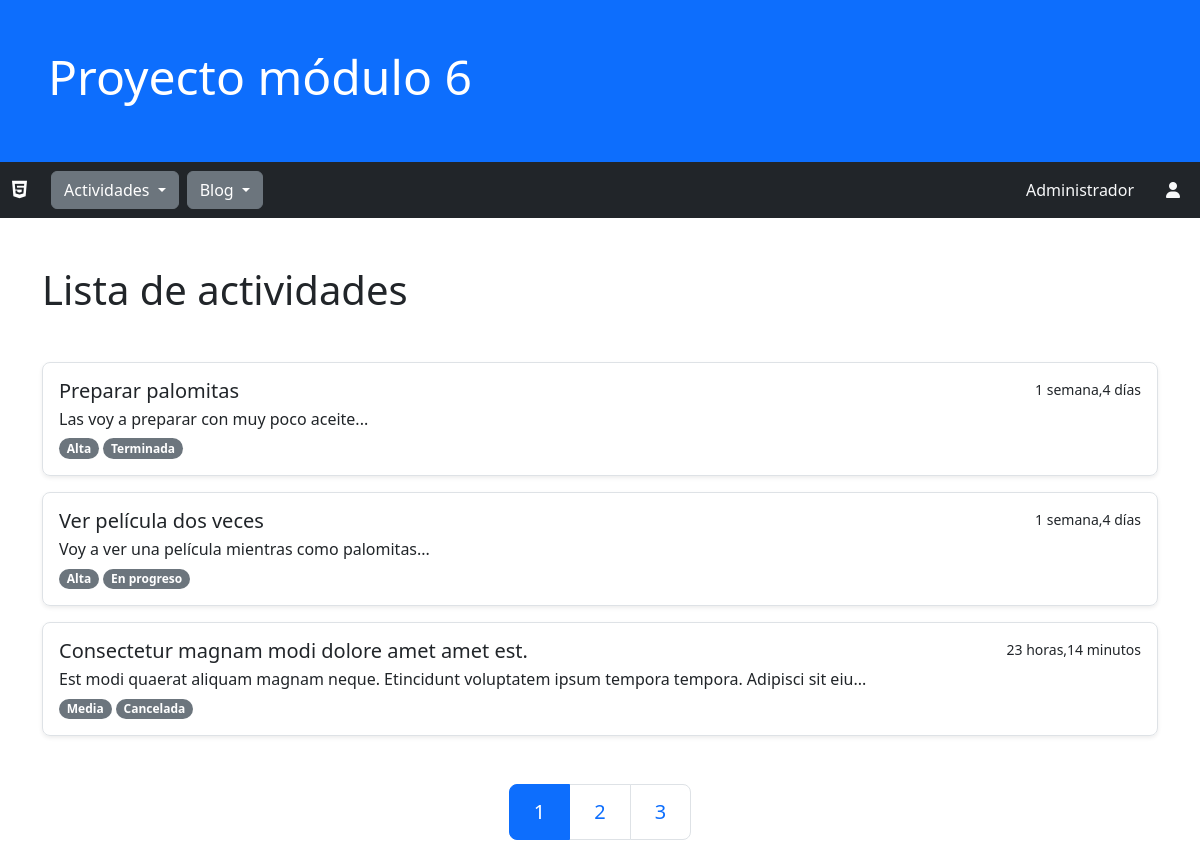
The page / on the database its author committed.
### actividades/models.py (models this page shows, shortened)
class Actividad(models.Model):
    titulo = models.CharField(max_length=256, null=False, verbose_name="título")
    descripcion = models.TextField(verbose_name="descripción")
    fecha_inicio = models.DateField()
    fecha_limite = models.DateField(verbose_name="fecha límite")
    importancia = models.ForeignKey(EtiquetaImportancia, on_delete=models.CASCADE)
    estado = models.ForeignKey(EtiquetaEstado, on_delete=models.CASCADE)
    fecha_creacion = models.DateTimeField(auto_now_add=True, verbose_name="fecha creación")
    fecha_actualizacion = models.DateTimeField(auto_now=True, verbose_name="fecha actualización")
    @property
    def time_since(self):
        return timesince.timesince(self.fecha_creacion)
    class Meta:
        verbose_name_plural="Actividades"
        ordering = ['fecha_creacion']

class EtiquetaImportancia(models.Model):
    titulo = models.CharField(max_length=32, null=False, verbose_name="título")
    fecha_creacion = models.DateTimeField(auto_now_add=True, verbose_name="fecha creación")
    def __str__(self):
        return self.titulo
    class Meta:
        verbose_name_plural="Etiquetas de importancia"

class EtiquetaEstado(models.Model):
    titulo = models.CharField(max_length=32, null=False, verbose_name="título")
    fecha_creacion = models.DateTimeField(auto_now_add=True, verbose_name="fecha creación")
    def __str__(self):
        return self.titulo
    class Meta:
        verbose_name_plural="Etiquetas de estado"

### actividades/views.py (the view)
# urls.py: path('', ActividadesHome.as_view() , name="home"),
class ActividadesHome(ListView):
    model = Actividad
    template_name = 'actividades/home.html'
    paginate_by = 3
    def get_context_data(self, **kwargs):
        context = super().get_context_data(**kwargs)
        param_get = '&'.join([f'{p}={k}' for p,k in self.request.GET.items() if p != 'page'])
        context["param_get"] = param_get
        return context
    def get_queryset(self):
        importancia_pk = self.request.GET.get('ipk', None)
        estado_pk = self.request.GET.get('epk', None)
        objetos = Actividad.objects.all()
        if importancia_pk:
            objetos = objetos.filter(importancia=importancia_pk)
        if estado_pk:
            objetos = objetos.filter(estado=estado_pk)
        return objetos

### actividades/templates/actividades/home.html (shortened to what this page needs)
{% extends 'actividades/base.html' %}
{% block contenido %}
<div class="container my-5">
    <h1 class="display-6">Lista de actividades</h1>
</div>
<div class="container my-5 d-flex flex-column justify-content-end gap-3">
    {% for actividad in actividad_list %}
    <div class="p-3 border rounded-3 shadow-sm">
        <div>
            <a href="{% url 'actividades:detalle' actividad.id%}" class="list-group-item list-group-item-action">
                <div class="d-flex w-100 justify-content-between">
                    <h5 class="mb-1">{{actividad.titulo}}</h5>
                    <small>{{actividad.time_since}}</small>
                </div>
                <p class="mb-1">{{actividad.descripcion|slice:100}}...</p>
            </a>
            <a href="{% url 'actividades:home' %}?ipk={{actividad.importancia.id}}"><small class="badge bg-secondary rounded-pill">{{actividad.importancia}}</small></a>
            <a href="{% url 'actividades:home' %}?epk={{actividad.estado.id}}"><small class="badge bg-secondary rounded-pill">{{actividad.estado}}</small></a>
        </div>
    </div>
    {% endfor %}
</div>
<div class="container my-5">
    <ul class="pagination pagination-lg justify-content-center my-5">
        <li class="page-item {% if not page_obj.has_previous %}active{% endif %}">
            <a class="page-link" href="?{{param_get}}&page=1">1</a>
        </li>
        {% if page_obj.paginator.num_pages >= 3 %}
        <li class="page-item">
            {% if page_obj.number <= 3 or page_obj.paginator.num_pages < 5 %}
                <a class="page-link {% if page_obj.number == 2 %}active{% endif %}" href="?{{param_get}}&page=2">2</a>
            {% elif page_obj.number >= page_obj.paginator.num_pages|add:-2 %}
                {% with pag_num=page_obj.paginator.num_pages|add:-3 %}
                <a class="page-link {% if page_obj.number == pag_num %}active{% endif %}" href="?{{param_get}}&page={{pag_num}}">{{pag_num}}</a>
                {% endwith %}
            {% else %}
                {% with pag_num=page_obj.previous_page_number %}
                <a class="page-link {% if page_obj.number == pag_num %}active{% endif %}" href="?{{param_get}}&page={{pag_num}}">{{pag_num}}</a>
                {% endwith %}
            {% endif %}
        </li>
        {% endif %}
        {% if page_obj.paginator.num_pages >= 2 %}
        <li class="page-item {% if not page_obj.has_next %}active{% endif %}">
            <a class="page-link" href="?{{param_get}}&page={{page_obj.paginator.num_pages}}">{{page_obj.paginator.num_pages}}</a>
        </li>
        {% endif %}
    </ul>
</div>
{% endblock %}

### rows shown on the page
Actividad: titulo "Preparar palomitas", time_since "1 semana,4 días", descripcion "Las voy a preparar con muy poco aceite", importancia "Alta", estado "Terminada"
Actividad: titulo "Ver película dos veces", time_since "1 semana,4 días", descripcion "Voy a ver una película mientras como palomitas", importancia "Alta", estado "En progreso"
Actividad: titulo "Consectetur magnam modi dolore amet amet est.", time_since "23 horas,14 minutos", descripcion "Est modi quaerat aliquam magnam neque. Etincidunt voluptatem ipsum tempora tempora. Adipisci sit eiu", importancia "Media", estado "Cancelada"

### other values the page prints
{{ page_obj.paginator.num_pages }} "3"
